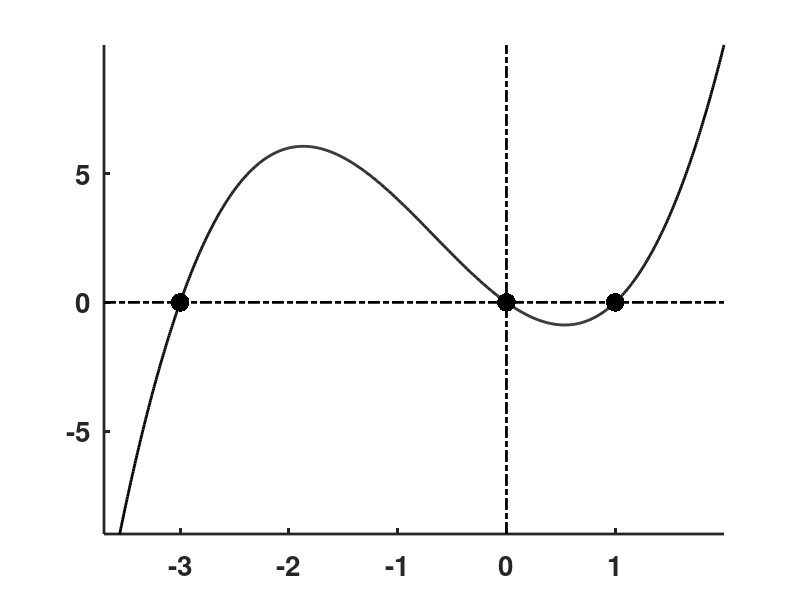

Write MATLAB code to recreate this figure.
clear;  figure('Position',[100 100 400 400],'Color',[1 1 1]); clf;  hold on; 

xy=[-3.7 2 -9 10];
xx=linspace(xy(1),xy(2),1000);  ym1=xx.^3+2*xx.^2+-3*xx;
plot(xx,ym1,'k','LineWidth',2)
set(gca,'LineWidth',2); 
axis(xy); axis manual;
plot([xy(1) xy(2)],[0 0],'k-.','LineWidth',2);
plot([0 0],[xy(3) xy(4)],'k-.','LineWidth',2);
set(gca,'XTick',[-3 -2 -1 0 1],'YTick',[-5 0 5],'FontSize',20,'FontWeight','bold');
scatter([-3 0 1],[0 0 0],180,'k','filled');
